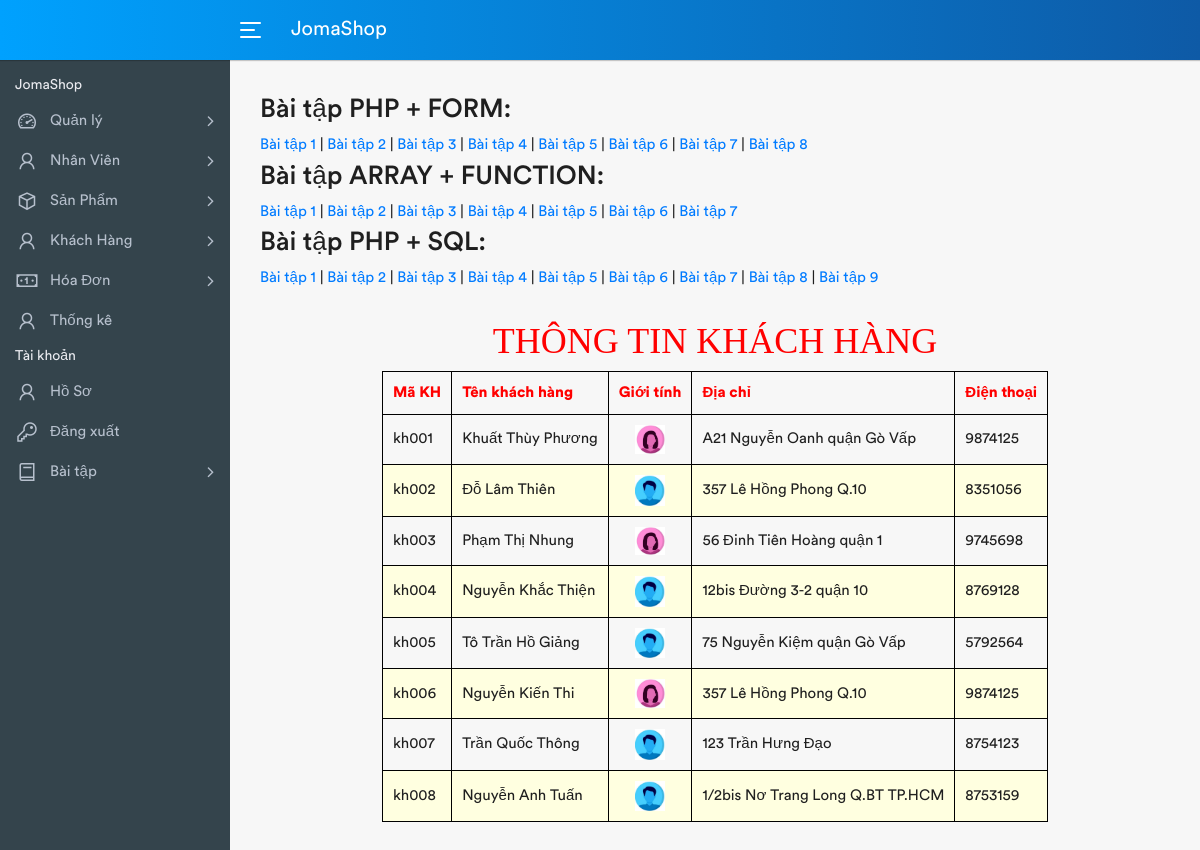
The app's page /admin/baitap/php_sql/baitap2_3.php with its own data.
### tables this page shows
CREATE TABLE `khach_hang` (
  `Ma_khach_hang` varchar(5) NOT NULL,
  `Ten_khach_hang` varchar(100) NOT NULL,
  `Phai` tinyint(1) NOT NULL,
  `Dia_chi` varchar(200) NOT NULL,
  `Dien_thoai` varchar(20) NOT NULL,
  `Email` varchar(100) NOT NULL
);

### admin/baitap/php_sql/baitap2_3.php (the view, shortened to what this page needs)
<!DOCTYPE html>
<html lang="en">
<head>
	<link rel="stylesheet" href="../../assets/css/bootstrap.min.css">
	<link rel="stylesheet" href="../../assets/css/font-awesome.min.css">
	<link rel="stylesheet" href="../../assets/css/line-awesome.min.css">
	<link rel="stylesheet" href="../../assets/plugins/morris/morris.css">
	<link rel="stylesheet" href="../../assets/css/style.css">
</head>
<body>
	<div class="main-wrapper">
		<?php include '../sidebar.php' ?>
		<div class="page-wrapper">
			<div class="content container-fluid">
                <?php include '../template.php' ?>
                <div>
                    <?php
                        include 'bt_config.php';
                    ?>
                    <h1 style="text-align: center; color: red;">THÔNG TIN KHÁCH HÀNG</h1>
                    <table>
                        <tr id="title_kh">
                            <th>Mã KH</th>
                            <th>Tên khách hàng</th>
                            <th>Giới tính</th>
                            <th>Địa chỉ</th>
                            <th>Điện thoại</th>
                        </tr>
                        <tbody>
                            <?php
                                $query = 'SELECT * FROM khach_hang';
                                $stmt = $conn->prepare($query);
                                $stmt->execute();
                                $result = $stmt->get_result();
                                if($result->num_rows != 0) {
                                    $index = 0;
                                    while($row = $result->fetch_assoc()) {
                                        if($index % 2 == 0) {
                                            echo '<tr>';
                                        } else echo '<tr style="background: lightyellow">';
                                        if($row['Phai'] == 0) {
                                            $img = '<img src="nam.jpg" width="30px" />';
                                        } else $img = '<img src="nu.jpg" width="30px" />';
                                        echo '<td>' . $row['Ma_khach_hang'] . '</td>';
                                        echo '<td>' . $row['Ten_khach_hang'] . '</td>';
                                        echo '<td style="text-align: center;">' . $img . '</td>';
                                        echo '<td>' . $row['Dia_chi'] . '</td>';
                                        echo '<td>' . $row['Dien_thoai'] . '</td>';
                                        echo '</tr>';
                                        $index++;
                                    }
                                }
                            ?>
                        </tbody>
                    </table>
                </div>
			</div>
		</div>
	</div>
</body>
</html>

### admin/baitap/php_sql/baitap2_3.php (style rules this page uses)
table, th, td { border: 1px solid black; border-collapse: collapse; }
th, td { padding: 10px; }
table { margin: 0 auto; }
#title_kh th { color: red; font-weight: bold; }
h1 { font-family: cursive; }

### records on screen
khach_hang: Ma_khach_hang "kh001", Ten_khach_hang "Khuất Thùy Phương", Phai 1 (drawn), Dia_chi "A21 Nguyễn Oanh quận Gò Vấp", Dien_thoai "9874125"
khach_hang: Ma_khach_hang "kh002", Ten_khach_hang "Đỗ Lâm Thiên", Phai 0 (drawn), Dia_chi "357 Lê Hồng Phong Q.10", Dien_thoai "8351056"
khach_hang: Ma_khach_hang "kh003", Ten_khach_hang "Phạm Thị Nhung", Phai 1 (drawn), Dia_chi "56 Đinh Tiên Hoàng quận 1", Dien_thoai "9745698"
khach_hang: Ma_khach_hang "kh004", Ten_khach_hang "Nguyễn Khắc Thiện", Phai 0 (drawn), Dia_chi "12bis Đường 3-2 quận 10", Dien_thoai "8769128"
khach_hang: Ma_khach_hang "kh005", Ten_khach_hang "Tô Trần Hồ Giảng", Phai 0 (drawn), Dia_chi "75 Nguyễn Kiệm quận Gò Vấp", Dien_thoai "5792564"
khach_hang: Ma_khach_hang "kh006", Ten_khach_hang "Nguyễn Kiến Thi", Phai 1 (drawn), Dia_chi "357 Lê Hồng Phong Q.10", Dien_thoai "9874125"
khach_hang: Ma_khach_hang "kh007", Ten_khach_hang "Trần Quốc Thông", Phai 0 (drawn), Dia_chi "123 Trần Hưng Đạo", Dien_thoai "8754123"
khach_hang: Ma_khach_hang "kh008", Ten_khach_hang "Nguyễn Anh Tuấn", Phai 0 (drawn), Dia_chi "1/2bis Nơ Trang Long Q.BT TP.HCM", Dien_thoai "8753159"
